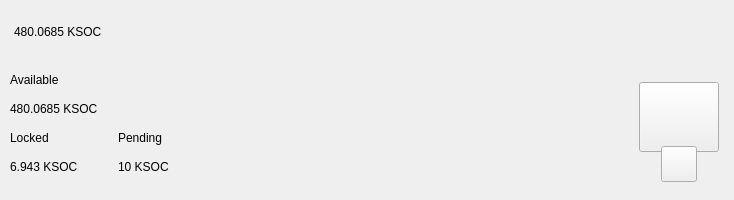
<?xml version="1.0" encoding="UTF-8"?>
<ui version="4.0">
 <class>TopBar</class>
 <widget class="QWidget" name="TopBar">
  <property name="geometry">
   <rect>
    <x>0</x>
    <y>0</y>
    <width>734</width>
    <height>200</height>
   </rect>
  </property>
  <property name="minimumSize">
   <size>
    <width>0</width>
    <height>200</height>
   </size>
  </property>
  <property name="maximumSize">
   <size>
    <width>16777215</width>
    <height>200</height>
   </size>
  </property>
  <property name="windowTitle">
   <string>Form</string>
  </property>
  <layout class="QVBoxLayout" name="verticalLayout_10" stretch="0">
   <property name="spacing">
    <number>0</number>
   </property>
   <property name="leftMargin">
    <number>0</number>
   </property>
   <property name="topMargin">
    <number>0</number>
   </property>
   <property name="rightMargin">
    <number>0</number>
   </property>
   <property name="bottomMargin">
    <number>0</number>
   </property>
   <item>
    <widget class="PFBorderImage" name="containerTop" native="true">
     <layout class="QVBoxLayout" name="verticalLayout_11">
      <property name="spacing">
       <number>0</number>
      </property>
      <property name="leftMargin">
       <number>0</number>
      </property>
      <property name="topMargin">
       <number>0</number>
      </property>
      <property name="rightMargin">
       <number>0</number>
      </property>
      <property name="bottomMargin">
       <number>0</number>
      </property>
      <item>
       <widget class="QWidget" name="top_container_2" native="true">
        <property name="minimumSize">
         <size>
          <width>0</width>
          <height>65</height>
         </size>
        </property>
        <layout class="QHBoxLayout" name="top_container">
         <property name="spacing">
          <number>0</number>
         </property>
         <property name="leftMargin">
          <number>14</number>
         </property>
         <property name="topMargin">
          <number>0</number>
         </property>
         <property name="rightMargin">
          <number>14</number>
         </property>
         <property name="bottomMargin">
          <number>0</number>
         </property>
         <item alignment="Qt::AlignVCenter">
          <widget class="QWidget" name="widgetTopAmount" native="true">
           <property name="sizePolicy">
            <sizepolicy hsizetype="Preferred" vsizetype="Maximum">
             <horstretch>0</horstretch>
             <verstretch>0</verstretch>
            </sizepolicy>
           </property>
           <layout class="QHBoxLayout" name="horizontalLayout_5">
            <property name="spacing">
             <number>0</number>
            </property>
            <property name="leftMargin">
             <number>0</number>
            </property>
            <property name="topMargin">
             <number>0</number>
            </property>
            <property name="rightMargin">
             <number>0</number>
            </property>
            <property name="bottomMargin">
             <number>0</number>
            </property>
            <item alignment="Qt::AlignTop">
             <widget class="QLabel" name="labelAmountTopKSOC">
              <property name="minimumSize">
               <size>
                <width>0</width>
                <height>36</height>
               </size>
              </property>
              <property name="styleSheet">
               <string notr="true">padding:0px;margin:0px;</string>
              </property>
              <property name="text">
               <string>480.0685 KSOC</string>
              </property>
             </widget>
            </item>
            <item>
             <spacer name="horizontalSpacer_11">
              <property name="orientation">
               <enum>Qt::Horizontal</enum>
              </property>
              <property name="sizeType">
               <enum>QSizePolicy::Fixed</enum>
              </property>
              <property name="sizeHint" stdset="0">
               <size>
                <width>20</width>
                <height>20</height>
               </size>
              </property>
             </spacer>
            </item>
            <item>
             <spacer name="horizontalSpacer_12">
              <property name="orientation">
               <enum>Qt::Horizontal</enum>
              </property>
              <property name="sizeType">
               <enum>QSizePolicy::Fixed</enum>
              </property>
              <property name="sizeHint" stdset="0">
               <size>
                <width>20</width>
                <height>20</height>
               </size>
              </property>
             </spacer>
            </item>
           </layout>
          </widget>
         </item>
         <item>
          <spacer name="horizontalSpacer">
           <property name="orientation">
            <enum>Qt::Horizontal</enum>
           </property>
           <property name="sizeHint" stdset="0">
            <size>
             <width>40</width>
             <height>20</height>
            </size>
           </property>
          </spacer>
         </item>
         <item>
          <layout class="QHBoxLayout" name="horizontalLayout_4">
           <property name="spacing">
            <number>12</number>
           </property>
           <property name="rightMargin">
            <number>0</number>
           </property>
           <item alignment="Qt::AlignRight">
            <widget class="QWidget" name="layoutSync" native="true">
             <property name="minimumSize">
              <size>
               <width>0</width>
               <height>36</height>
              </size>
             </property>
             <property name="maximumSize">
              <size>
               <width>16777215</width>
               <height>36</height>
              </size>
             </property>
             <layout class="QVBoxLayout" name="verticalLayout_9">
              <property name="leftMargin">
               <number>0</number>
              </property>
              <property name="topMargin">
               <number>0</number>
              </property>
              <property name="rightMargin">
               <number>0</number>
              </property>
              <property name="bottomMargin">
               <number>0</number>
              </property>
              <item>
               <widget class="ExpandableButton" name="pushButtonSync" native="true">
                <property name="minimumSize">
                 <size>
                  <width>36</width>
                  <height>36</height>
                 </size>
                </property>
                <property name="maximumSize">
                 <size>
                  <width>16777215</width>
                  <height>36</height>
                 </size>
                </property>
               </widget>
              </item>
             </layout>
            </widget>
           </item>
           <item>
            <widget class="ExpandableButton" name="pushButtonStack" native="true">
             <property name="minimumSize">
              <size>
               <width>36</width>
               <height>36</height>
              </size>
             </property>
            </widget>
           </item>
           <item>
            <widget class="ExpandableButton" name="pushButtonHardfork" native="true">
             <property name="minimumSize">
              <size>
               <width>36</width>
               <height>36</height>
              </size>
             </property>
            </widget>
           </item>
           <item>
            <widget class="ExpandableButton" name="pushButtonColdStaking" native="true">
             <property name="minimumSize">
              <size>
               <width>36</width>
               <height>36</height>
              </size>
             </property>
            </widget>
           </item>
           <item>
            <widget class="ExpandableButton" name="pushButtonConnection" native="true">
             <property name="minimumSize">
              <size>
               <width>36</width>
               <height>36</height>
              </size>
             </property>
            </widget>
           </item>
           <item>
            <widget class="ExpandableButton" name="pushButtonTor" native="true">
             <property name="minimumSize">
              <size>
               <width>36</width>
               <height>36</height>
              </size>
             </property>
            </widget>
           </item>
           <item>
            <widget class="ExpandableButton" name="pushButtonHDEnabled" native="true">
             <property name="minimumSize">
              <size>
               <width>36</width>
               <height>36</height>
              </size>
             </property>
            </widget>
           </item>
           <item>
            <widget class="ExpandableButton" name="pushButtonLock" native="true">
             <property name="sizePolicy">
              <sizepolicy hsizetype="Expanding" vsizetype="Expanding">
               <horstretch>0</horstretch>
               <verstretch>0</verstretch>
              </sizepolicy>
             </property>
             <property name="minimumSize">
              <size>
               <width>36</width>
               <height>0</height>
              </size>
             </property>
            </widget>
           </item>
           <item>
            <widget class="ExpandableButton" name="pushButtonTheme" native="true">
             <property name="minimumSize">
              <size>
               <width>36</width>
               <height>36</height>
              </size>
             </property>
             <property name="maximumSize">
              <size>
               <width>16777215</width>
               <height>36</height>
              </size>
             </property>
            </widget>
           </item>
           <item>
            <widget class="ExpandableButton" name="pushButtonFAQ" native="true">
             <property name="minimumSize">
              <size>
               <width>36</width>
               <height>36</height>
              </size>
             </property>
            </widget>
           </item>
          </layout>
         </item>
        </layout>
       </widget>
      </item>
      <item>
       <widget class="QWidget" name="bottom_container" native="true">
        <property name="minimumSize">
         <size>
          <width>0</width>
          <height>135</height>
         </size>
        </property>
        <layout class="QHBoxLayout" name="botton_container">
         <property name="leftMargin">
          <number>10</number>
         </property>
         <property name="topMargin">
          <number>0</number>
         </property>
         <property name="rightMargin">
          <number>10</number>
         </property>
         <property name="bottomMargin">
          <number>10</number>
         </property>
         <item>
          <layout class="QHBoxLayout" name="horizontalLayout_3">
           <property name="bottomMargin">
            <number>9</number>
           </property>
           <item>
            <layout class="QVBoxLayout" name="verticalLayout_7">
             <property name="spacing">
              <number>0</number>
             </property>
             <property name="leftMargin">
              <number>0</number>
             </property>
             <property name="rightMargin">
              <number>30</number>
             </property>
             <item>
              <layout class="QVBoxLayout" name="verticalLayout_2">
               <item>
                <widget class="QLabel" name="labelTitle1">
                 <property name="text">
                  <string>Available</string>
                 </property>
                </widget>
               </item>
               <item>
                <widget class="QLabel" name="labelAmountKSOC">
                 <property name="text">
                  <string>480.0685 KSOC</string>
                 </property>
                </widget>
               </item>
              </layout>
             </item>
             <item>
              <layout class="QHBoxLayout" name="horizontalLayout_2">
               <property name="spacing">
                <number>0</number>
               </property>
               <item>
                <layout class="QVBoxLayout" name="verticalLayout_3">
                 <item>
                  <widget class="QLabel" name="labelTitle3">
                   <property name="text">
                    <string>Locked</string>
                   </property>
                  </widget>
                 </item>
                 <item>
                  <widget class="QLabel" name="labelLockedKSOC">
                   <property name="text">
                    <string>6.943 KSOC</string>
                   </property>
                  </widget>
                 </item>
                </layout>
               </item>
               <item>
                <spacer name="horizontalSpacer_3">
                 <property name="orientation">
                  <enum>Qt::Horizontal</enum>
                 </property>
                 <property name="sizeType">
                  <enum>QSizePolicy::Fixed</enum>
                 </property>
                 <property name="sizeHint" stdset="0">
                  <size>
                   <width>40</width>
                   <height>20</height>
                  </size>
                 </property>
                </spacer>
               </item>
               <item>
                <layout class="QVBoxLayout" name="verticalLayout_4">
                 <item>
                  <widget class="QLabel" name="labelTitle4">
                   <property name="text">
                    <string>Pending</string>
                   </property>
                  </widget>
                 </item>
                 <item>
                  <widget class="QLabel" name="labelPendingKSOC">
                   <property name="text">
                    <string>10 KSOC</string>
                   </property>
                  </widget>
                 </item>
                </layout>
               </item>
              </layout>
             </item>
            </layout>
           </item>
          </layout>
         </item>
         <item>
          <spacer name="horizontalSpacer_2">
           <property name="orientation">
            <enum>Qt::Horizontal</enum>
           </property>
           <property name="sizeHint" stdset="0">
            <size>
             <width>40</width>
             <height>20</height>
            </size>
           </property>
          </spacer>
         </item>
         <item alignment="Qt::AlignHCenter|Qt::AlignVCenter">
          <widget class="QWidget" name="qrContainer" native="true">
           <property name="sizePolicy">
            <sizepolicy hsizetype="Preferred" vsizetype="Minimum">
             <horstretch>0</horstretch>
             <verstretch>0</verstretch>
            </sizepolicy>
           </property>
           <property name="minimumSize">
            <size>
             <width>90</width>
             <height>110</height>
            </size>
           </property>
           <property name="maximumSize">
            <size>
             <width>90</width>
             <height>110</height>
            </size>
           </property>
           <layout class="QVBoxLayout" name="containerQR">
            <property name="spacing">
             <number>0</number>
            </property>
            <property name="leftMargin">
             <number>5</number>
            </property>
            <property name="topMargin">
             <number>10</number>
            </property>
            <property name="rightMargin">
             <number>5</number>
            </property>
            <property name="bottomMargin">
             <number>0</number>
            </property>
            <item>
             <widget class="QPushButton" name="btnQr">
              <property name="minimumSize">
               <size>
                <width>70</width>
                <height>70</height>
               </size>
              </property>
              <property name="maximumSize">
               <size>
                <width>16777215</width>
                <height>70</height>
               </size>
              </property>
              <property name="focusPolicy">
               <enum>Qt::NoFocus</enum>
              </property>
              <property name="text">
               <string/>
              </property>
              <property name="iconSize">
               <size>
                <width>70</width>
                <height>70</height>
               </size>
              </property>
             </widget>
            </item>
            <item>
             <spacer name="verticalSpacer">
              <property name="orientation">
               <enum>Qt::Vertical</enum>
              </property>
              <property name="sizeType">
               <enum>QSizePolicy::Fixed</enum>
              </property>
              <property name="sizeHint" stdset="0">
               <size>
                <width>20</width>
                <height>20</height>
               </size>
              </property>
             </spacer>
            </item>
            <item alignment="Qt::AlignHCenter|Qt::AlignBottom">
             <widget class="QPushButton" name="pushButtonQR">
              <property name="minimumSize">
               <size>
                <width>36</width>
                <height>36</height>
               </size>
              </property>
              <property name="maximumSize">
               <size>
                <width>36</width>
                <height>36</height>
               </size>
              </property>
              <property name="focusPolicy">
               <enum>Qt::NoFocus</enum>
              </property>
              <property name="text">
               <string/>
              </property>
             </widget>
            </item>
           </layout>
          </widget>
         </item>
        </layout>
       </widget>
      </item>
     </layout>
    </widget>
   </item>
  </layout>
 </widget>
 <customwidgets>
  <customwidget>
   <class>ExpandableButton</class>
   <extends>QWidget</extends>
   <header>qt/pivx/expandablebutton.h</header>
   <container>1</container>
  </customwidget>
  <customwidget>
   <class>PFBorderImage</class>
   <extends>QFrame</extends>
   <header>qt/pivx/pfborderimage.h</header>
   <container>1</container>
  </customwidget>
 </customwidgets>
 <resources/>
 <connections/>
</ui>
